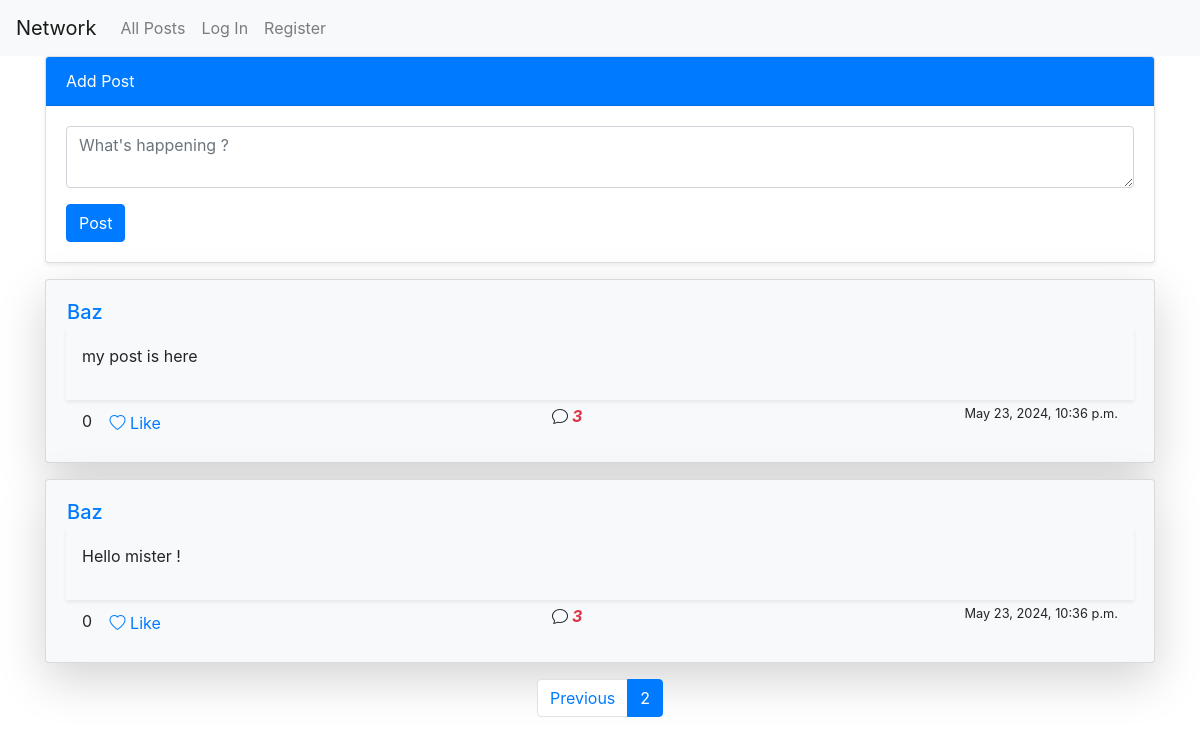
Screenshot of /?page=2 with the database file from the repository.
### network/models.py (models this page shows, shortened)
class Post(models.Model):
    content = models.TextField(max_length=200)
    author = models.ForeignKey(User,on_delete=models.CASCADE, related_name="author")
    likes = models.ManyToManyField(User, related_name='liked_posts', blank=True)
    created_at = models.DateTimeField(auto_now_add=True)
    updated_at = models.DateTimeField(auto_now=True)

class User(AbstractUser):
    pass

### network/views.py (the view)
# urls.py: path("", views.index, name="index"),
def index(request):
    posts = Post.objects.order_by('-created_at')
    paginator = Paginator(posts,10)
    page_number = request.GET.get('page')
    posts_obj = paginator.get_page(page_number)
    return render(request, "network/index.html",{'posts_obj':posts_obj, 'posts': posts})

### network/templates/network/index.html (shortened to what this page needs)
{% extends "network/layout.html" %}
{% load static %}
{% block body %}
<div class="container">
    <div class="card mb-3 shadow-sm">
        <div class="card-header bg-primary text-white">Add Post</div>
        <div class="card-body">
            <form action="{% url 'new-post' %}" method="post">
                <div class="form-group">
                    <textarea class="form-control" name="content" id="" cols="3" rows="2" placeholder="What's happening ?"></textarea>
                </div>
                <button class="btn btn-primary" type="submit" value="Post">Post</button>
            </form>
        </div>
    </div>
    {% if posts_obj %}
        {% for post in posts_obj %}
        <div class="card shadow-lg rounded bg-light mb-3">
            <div class="card-body">
                <div class="row">
                    <div class="col">
                        <div class="row mb-1">
                            <h5 class="my-auto px-3"><a href="{% url 'profile-view' post.author.username %}">{{ post.author }}</a></h5>
                        </div>
                        <div class="content p-3 mb-1 shadow-sm" id="post-content-{{ post.id }}">
                            <p>{{ post.content }}</p>
                        </div>
                        <div class="footer d-flex justify-content-between px-3">
                            <div class="">
                                <span id="likes-count-{{ post.id }}" >{{ post.likes.count }}</span>
                                <button class="btn btn-link like-button" data-post-id="{{ post.id }}">
                                    {% if user in post.likes.all %}
                                        <i class="bi bi-heart-fill"></i> Unlike
                                    {% else %}
                                        <i class="bi bi-heart"></i> Like
                                    {% endif %}
                                </button>
                            </div>
                            <i class="bi-chat"><strong class="mx-1 text-danger">3</strong></i>
                            <small>{{ post.created_at }}</small>
                        </div>
                    </div>
                </div>
            </div>
        </div>
        {% endfor %}
    {% else %}
        <div class="card shadow-lg">
            <div class="card-body">
                <p>No post to display</p>
            </div>
        </div>
    {% endif %}
</div>
<nav aria-label="Page navigation example">
    <ul class="pagination justify-content-center">
        {% if posts_obj.has_previous %}
        <li class="page-item">
            <a class="page-link" href="?page={{ posts_obj.previous_page_number }}">Previous</a>
        </li>
        <li class="page-item active">
            <a class="page-link" href="?page={{ posts_obj.number }}"> {{ posts_obj.number }}</a>
        </li>
        {% endif %}
    </ul>
</nav>
{% endblock %}

### rows the page displays
Post: author "Baz", content "my post is here", likes.count "0", shows "Like", created_at "May 23, 2024, 10:36 p.m."
Post: author "Baz", content "Hello mister !", likes.count "0", shows "Like", created_at "May 23, 2024, 10:36 p.m."

### other values shown
{{ posts_obj.number }} "2"
